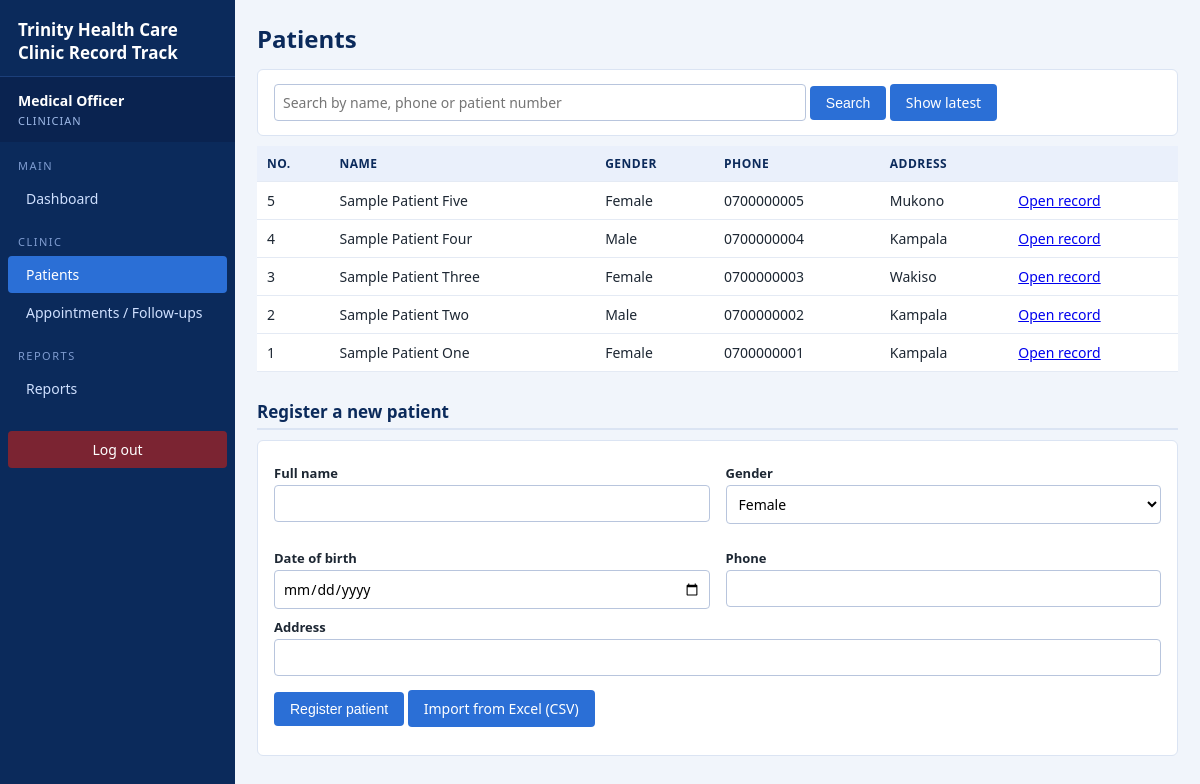
The page /patients.php (signed in) on the database its author committed.
### tables this page shows
CREATE TABLE `patient` (
  `patient_id` int(11) NOT NULL,
  `full_name` varchar(100) NOT NULL,
  `gender` enum('Female','Male') NOT NULL,
  `date_of_birth` date DEFAULT NULL,
  `phone` varchar(20) DEFAULT NULL,
  `address` varchar(150) DEFAULT NULL,
  `created_at` datetime DEFAULT current_timestamp()
);

### includes/functions.php (called while the page is built, shortened)
<?php
function e($text) {
    return htmlspecialchars((string)$text, ENT_QUOTES, 'UTF-8');
}

### patients.php (the view, shortened to what this page needs)
<?php
require_once __DIR__ . '/includes/auth.php';
$q = trim($_GET['q'] ?? '');
if ($q !== '') {
    $stmt = $pdo->prepare("SELECT * FROM patient WHERE full_name LIKE ? OR phone LIKE ? OR patient_id = ? ORDER BY full_name LIMIT 50");
    $stmt->execute(["%$q%", "%$q%", (int)$q]);
    $patients = $stmt->fetchAll();
} else {
    $patients = $pdo->query("SELECT * FROM patient ORDER BY patient_id DESC LIMIT 20")->fetchAll();
}
include __DIR__ . '/includes/header.php';
?>
<h1>Patients</h1>
<form method="get" class="box inline">
  <input type="text" name="q" value="<?= e($q) ?>" placeholder="Search by name, phone or patient number" style="width:60%">
  <button type="submit">Search</button>
  <a class="btn" href="patients.php">Show latest</a>
</form>
<table>
  <tr><th>No.</th><th>Name</th><th>Gender</th><th>Phone</th><th>Address</th><th></th></tr>
  <?php foreach ($patients as $p): ?>
    <tr>
      <td><?= e($p['patient_id']) ?></td>
      <td><?= e($p['full_name']) ?></td>
      <td><?= e($p['gender']) ?></td>
      <td><?= e($p['phone']) ?></td>
      <td><?= e($p['address']) ?></td>
      <td><a href="patient_view.php?id=<?= e($p['patient_id']) ?>">Open record</a></td>
    </tr>
  <?php endforeach; ?>
</table>
<h2>Register a new patient</h2>
<form method="post" class="box">
  <div class="grid2">
    <div><label>Full name</label><input type="text" name="full_name" required></div>
    <div><label>Gender</label><select name="gender"><option>Female</option><option>Male</option></select></div>
    <div><label>Date of birth</label><input type="date" name="date_of_birth"></div>
    <div><label>Phone</label><input type="text" name="phone"></div>
  </div>
  <label>Address</label>
  <input type="text" name="address">
  <p><button type="submit">Register patient</button>
     <a class="btn" href="import_patients.php">Import from Excel (CSV)</a></p>
</form>
<?php include __DIR__ . '/includes/footer.php'; ?>

### style.css (style rules this page uses)
* { box-sizing: border-box; }
body { font-family: "Segoe UI", Calibri, Arial, sans-serif; margin: 0; background: #f1f5fb; color: #1d2733; font-size: 14px; }
h1 { color: #0b2a5b; margin: 0 0 14px; font-size: 24px; }
h2 { color: #0b2a5b; margin: 28px 0 10px; font-size: 17px; border-bottom: 2px solid #dbe4f3; padding-bottom: 5px; }
table { border-collapse: collapse; width: 100%; background: #fff; margin: 8px 0; }
th, td { border-bottom: 1px solid #e4eaf4; padding: 9px 10px; text-align: left; vertical-align: top; }
th { background: #eaf0fb; color: #0b2a5b; font-size: 12px; text-transform: uppercase; letter-spacing: .5px; }
.panel, form.box, .box { background: #fff; border: 1px solid #dbe4f3; border-radius: 6px; padding: 14px 16px; margin: 10px 0; }
label { display: block; margin: 9px 0 3px; font-weight: 600; font-size: 13px; }
input, select, textarea { padding: 8px; border: 1px solid #b8c5dd; border-radius: 4px; font-family: inherit; font-size: 14px; background: #fff; }
input[type=text], input[type=password], input[type=date], input[type=number], select, textarea { width: 100%; }
button, .btn { background: #2b6fd6; color: #fff; border: 0; padding: 9px 16px; border-radius: 4px; cursor: pointer; text-decoration: none; display: inline-block; font-size: 14px; }
.inline input, .inline select { width: auto; }
.grid2 { display: grid; grid-template-columns: 1fr 1fr; gap: 16px; }

### rows shown on the page
patient: patient_id "5", full_name "Sample Patient Five", gender "Female", phone "0700000005", address "Mukono"
patient: patient_id "4", full_name "Sample Patient Four", gender "Male", phone "0700000004", address "Kampala"
patient: patient_id "3", full_name "Sample Patient Three", gender "Female", phone "0700000003", address "Wakiso"
patient: patient_id "2", full_name "Sample Patient Two", gender "Male", phone "0700000002", address "Kampala"
patient: patient_id "1", full_name "Sample Patient One", gender "Female", phone "0700000001", address "Kampala"

### other values the page prints
$_SESSION['name'] "Medical Officer"
$_SESSION['role'] "CLINICIAN"
$label "Dashboard Patients Appointments / Follow-ups Reports"
